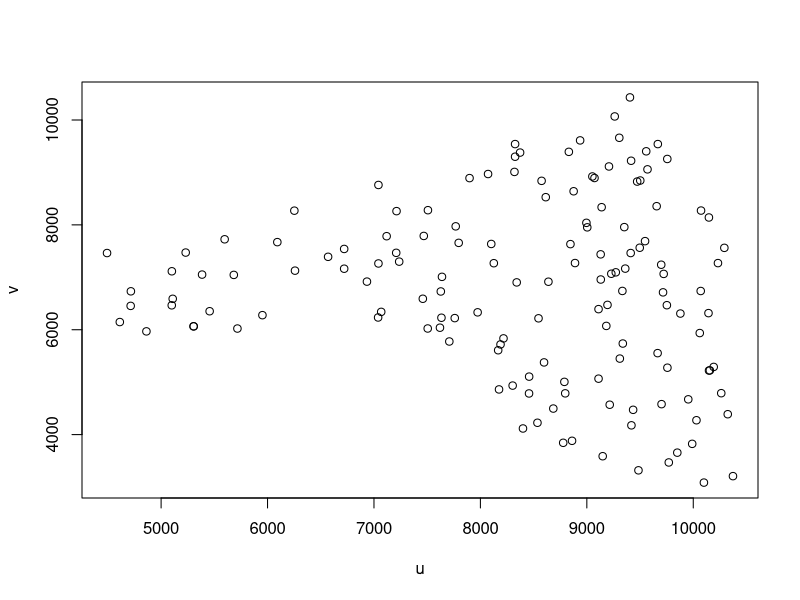
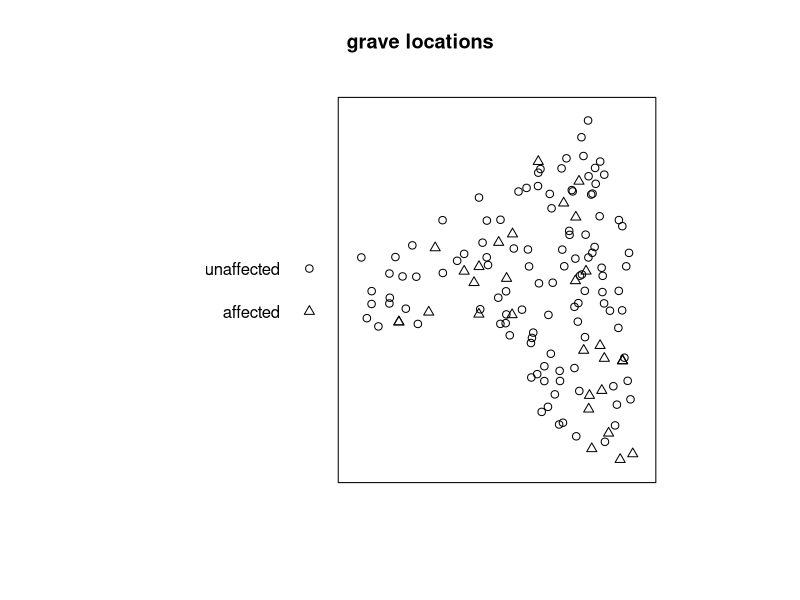
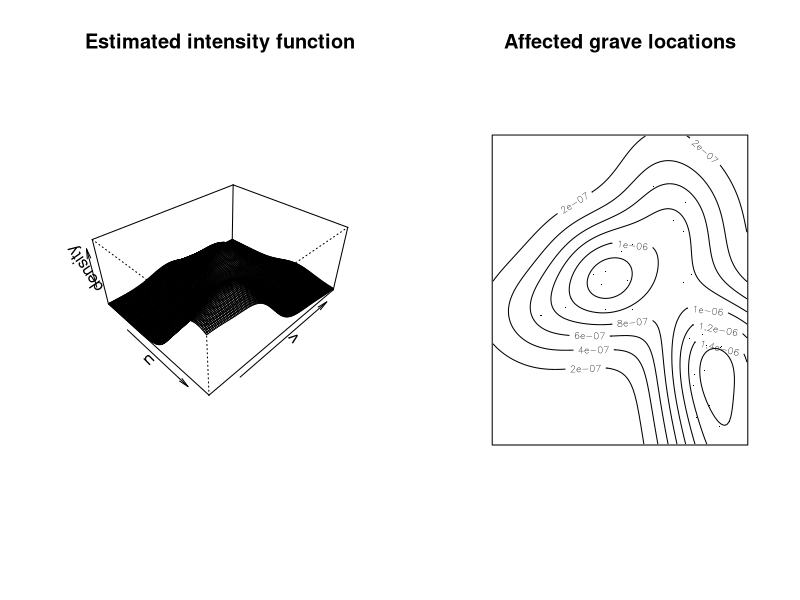
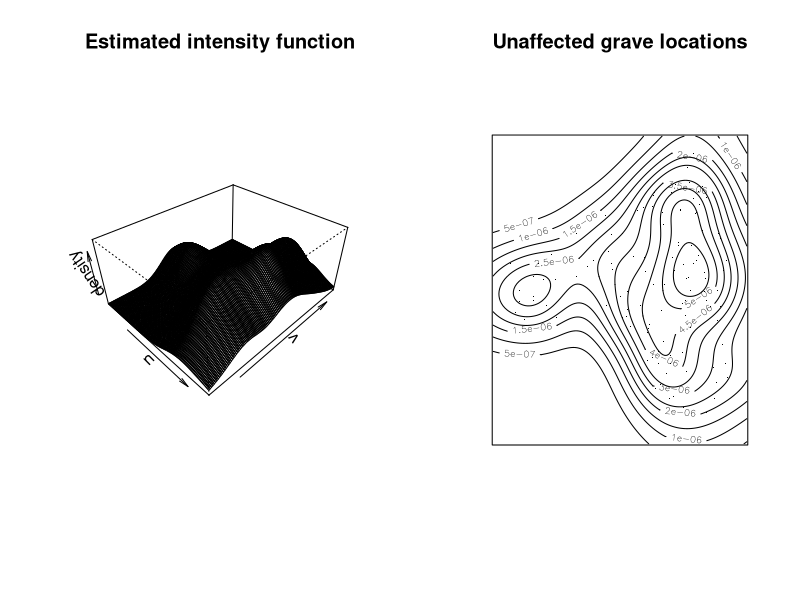
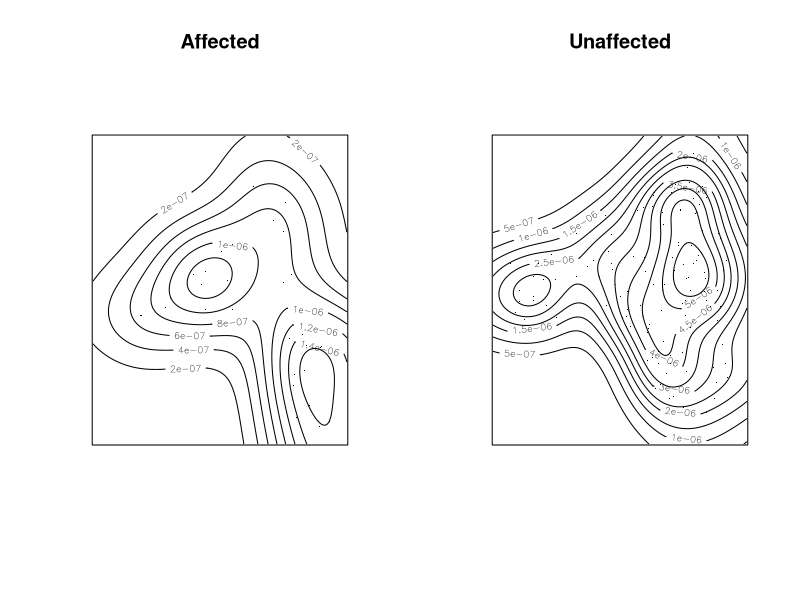
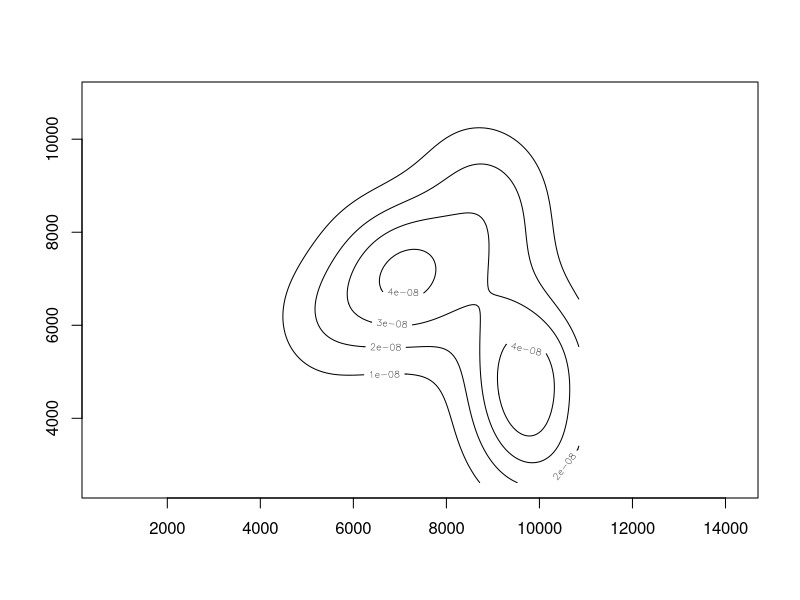
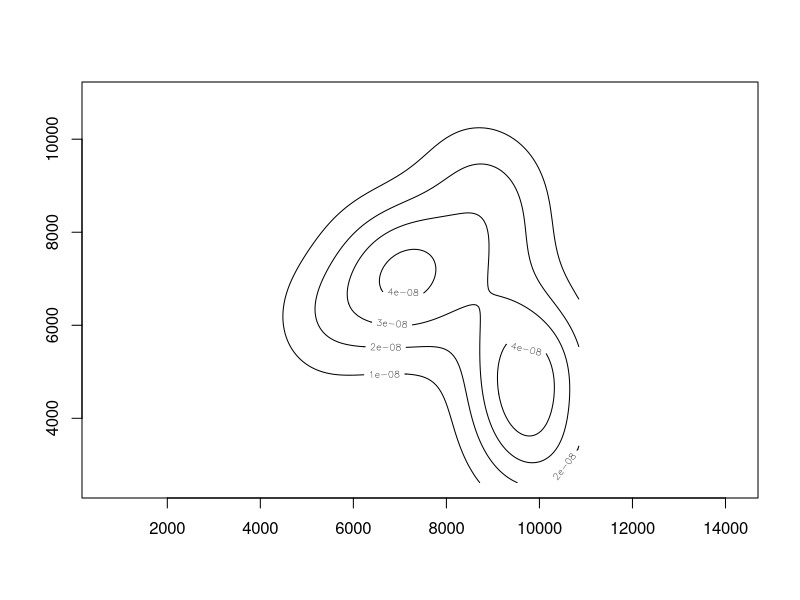

Here is the R script that generated these plots, in order:
library(spatstat) # for inference on spatial point processes

# import and clean data
setwd("./data/")
grave <- read.csv("grave.csv", header = TRUE)
grave$deformity <-  factor(grave$deformity)
levels(grave$deformity) <-  c("unaffected", "affected")

# determine affected and unaffected sides
af <- which(grave$deformity == "affected")
un <-  which(grave$deformity == "unaffected")

# plot of event locations
plot(v ~ u, data = grave)

# rec = locator()
# points must be anticlockwise!
# create boundary of rectangular window
umin <-  min(grave[,2]) - 500; umax = max(grave[,2]) + 500
vmin <-  min(grave[,3]) - 500; vmax = max(grave[,3]) + 500
# create rectangular bounding window
rec <-  data.frame(x = c(umax, umin, umin, umax),
                 y = c(vmax, vmax, vmin, vmin))
wrec <-  owin(poly = rec) # create rectangular bounding window
# create point pattern object with rectangular and polygonal boundaries
pprec <-  ppp(x = grave[,2], y = grave[,3],
            window = wrec, marks = factor(grave[,1]))

# plot affected and unaffected individuals in study area
plot(pprec, main = "grave locations")

# recommended bandwidths for affected and unaffected graves
# in u- and v-directions
dim <-  2
# Scott's bandwidths in u- and v-directions
# for each group
buaf <-  sd(grave[af,2])*length(af)^(-1/(dim+4))
bvaf <-  sd(grave[af,3])*length(af)^(-1/(dim+4))
buun <-  sd(grave[un,2])*length(un)^(-1/(dim+4))
bvun <-  sd(grave[un,3])*length(un)^(-1/(dim+4))

# intensity estimated for affected and unaffected groups
# using associated bandwidths from Scott's rule
iaf <-  density(pprec[af,], sigma = c(buaf, bvaf))
iun <-  density(pprec[un,], sigma = c(buun, bvun))

# plot perspective and contour plots of estimated intensity for affected sites
par(mfrow = c(1, 2))
persp(iaf, theta = 45, phi = 35, xlab = "u", ylab = "v", zlab = "density", main = "Estimated intensity function")
contour(iaf, xlab = "u", ylab = "v", main = "Affected grave locations")
points(grave[af,2:3], pch = ".")

# plot perspective and contour plots of estimated intensity for unaffected sites
par(mfrow = c(1, 2))
persp(iun, theta = 45, phi = 35, xlab = "u", ylab = "v", zlab = "density", main = "Estimated intensity function")
contour(iun, xlab = "u", ylab = "v", main = "Unaffected grave locations")
points(grave[un, 2:3], pch = ".")

# plot perspective and contour plots of estimated intensity for affected/unaffected sites jointly
par(mfrow = c(1, 2))
contour(iaf, xlab = "u", ylab = "v", main = "Affected")
points(grave[af,2:3], pch = ".")
contour(iun, xlab = "u", ylab = "v", main = "Unaffected")
points(grave[un, 2:3], pch = ".")

par(mfrow = c(1, 1)) # set back to 1x1 plot

# manually reproduce affected intensity plot
# extract affected coordinates
af_coords <- grave[af, c("u", "v")]
# grid to produce graphic
ug <- iaf$xcol
vg <- iaf$yrow
# expanded grid
grid <- expand.grid(iaf$xcol, iaf$yrow)
# intensity function
i_function <- function(uv) {
  u = uv[1]
  v = uv[2]
  # kernel in u direction
  ustar <- (u - af_coords$u)/buaf
  ku <- dnorm(ustar)/buaf # evaluate kernel, correct by bandwidth
  # kernel in v direction
  vstar <- (v - af_coords$v)/bvaf
  kv <- dnorm(vstar)/bvaf # evaluate kernel, correct by bandwidth
  # sum multiplied kernel values (divide by sample size to estimate density)
  sum(ku * kv)/length(af_coords$u)
}

# evaluate intensity at each location (not accounting for size of spatial unit)
k <- apply(grid, MARGIN = 1, FUN = i_function)
# convert to matrix
kmat <- matrix(k, nrow = length(ug), ncol = length(vg))
# plot estimated density
contour(ug, vg, kmat, asp = 1, nlevels = 4)

# estimate density using kde2d function
# the functional internally scales by 4 for some reason
k2 <- MASS::kde2d(af_coords$u, af_coords$v, h = c(buaf, bvaf) * 4, n = 128, lims = c(range(ug), range(vg)))
contour(k2, nlevels = 4, asp = 1)
